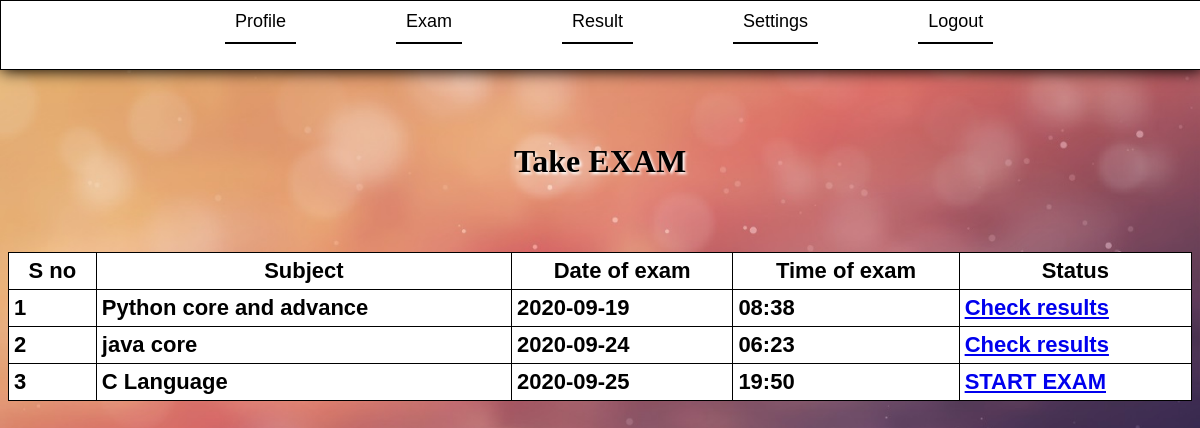
/exam.php (signed in), run on the app's committed database.
### tables this page shows
CREATE TABLE IF NOT EXISTS `examtable` (
  `sno` int(20) NOT NULL AUTO_INCREMENT,
  `examname` varchar(200) NOT NULL,
  `subjid` int(20) NOT NULL,
  `batchid` int(20) NOT NULL,
  `timeofexam` varchar(30) NOT NULL,
  `dateofexam` varchar(30) NOT NULL,
  `maxmarks` int(30) NOT NULL,
  `timestmp` timestamp NOT NULL DEFAULT CURRENT_TIMESTAMP,
  `c1` varchar(50) NOT NULL,
  `c2` varchar(50) NOT NULL,
  `c3` varchar(50) NOT NULL,
  PRIMARY KEY (`sno`)
);

CREATE TABLE IF NOT EXISTS `sub` (
  `userid` int(20) NOT NULL AUTO_INCREMENT,
  `sub` varchar(200) NOT NULL,
  `payment` int(10) NOT NULL,
  `timee` varchar(200) NOT NULL,
  `c1` varchar(200) NOT NULL,
  `c2` varchar(200) NOT NULL,
  `c3` varchar(200) NOT NULL,
  PRIMARY KEY (`userid`)
);

### exam.php (the view, shortened to what this page needs)
<?php
@include('dbconn.php');
@include('menu.php');
?>
<html>
<head>
	<link rel="stylesheet" href="style.css" type="text/css"/>
</head>
<body>
<div class="container">
<?php
echo"<br><br><br><center><h1 style='text-shadow:2px 2px 3px white;'>Take EXAM</h1></center>";
?>
			<table>
				<tr>
					<th>S no</th>
					<th>Subject</th>
					<th>Date of exam</th>
					<th>Time of exam</th>
					<th>Status</th>
				</tr>
	<?php
	$bch=$_SESSION['batch'];
	$uid=$_SESSION['userid'];
	$sql = "SELECT * FROM examtable where batchid='".$bch."' order by dateofexam";
	$result = mysqli_query($conn, $sql);
	$sn=1;
	if(mysqli_num_rows($result) > 0) {
	  while($row = mysqli_fetch_assoc($result)) {
			 $exid=$id=$row["sno"];
			 $subid=$row["subjid"];
			 $sub="";
			$dateofex=$row["dateofexam"];
			 $timeofex=$row["timeofexam"];
			$sql1 = "SELECT * FROM sub where userid='$subid'";
			$result1 = mysqli_query($conn, $sql1);
			if(mysqli_num_rows($result1) > 0) {
			  while($row1 = mysqli_fetch_assoc($result1)) {
					 $sub=$row1["sub"];
			  }
			}
			$today=date("Y-m-d");
			if($today>=$dateofex)
			{
					echo "<tr><td>$sn</td> <td>$sub</td> <td>$dateofex</td> <td>$timeofex</td> ";
					$c1="-";
					$Stuidnt=$_SESSION['userid'];
					$sqll1 = "SELECT * FROM result where studentid='$Stuidnt' and examid='$exid' and c1='1'";
					$r1 = mysqli_query($conn, $sqll1);
					if (mysqli_num_rows($r1) > 0) {
							$c1=1;
					}
					if($c1=="-")
						  {
							echo"<td>
								<a href='takeexam.php?id=$uid&subid=$subid&sub=$sub&examid=$exid' target='_blank'>START EXAM </a>
							</td>";
						  }
					else
						  {
							echo"<td>
								<a href='results.php?id=$uid' >Check results</a>
							</td>";
						  }
						echo"	</tr>";
				}
				else
					{
							echo "<tr><td>$sn</td> <td>$sub</td> <td>$dateofex</td> <td>$timeofex</td><td>Future exam</td> ";
					}
			 $sn++;
	  }
	} else {
	}
	?>
	</table>
</div>
</body>
</html>

### style.css (style rules this page uses)
body { background-image:url('bgimgs/10.jpg'); background-repeat: no-repeat; background-position: center; background-size: cover; }
.container { position:relative; top:60px; margin-bottom:400px; }
table { position:relative; width:100%; top:50px; border-collapse:collapse; background-color:white; color:black; }
tr,td,th { color:black; font-family:arial; font-size:22px; border:none; font-weight:bold; border:solid 1px; border-collapse:collapse; padding:5px; }

### data on the page
examtable: sub.sub "Python core and advance", dateofexam "2020-09-19", timeofexam "08:38"
examtable: sub.sub "java core", dateofexam "2020-09-24", timeofexam "06:23"
examtable: sub.sub "C Language", dateofexam "2020-09-25", timeofexam "19:50"
